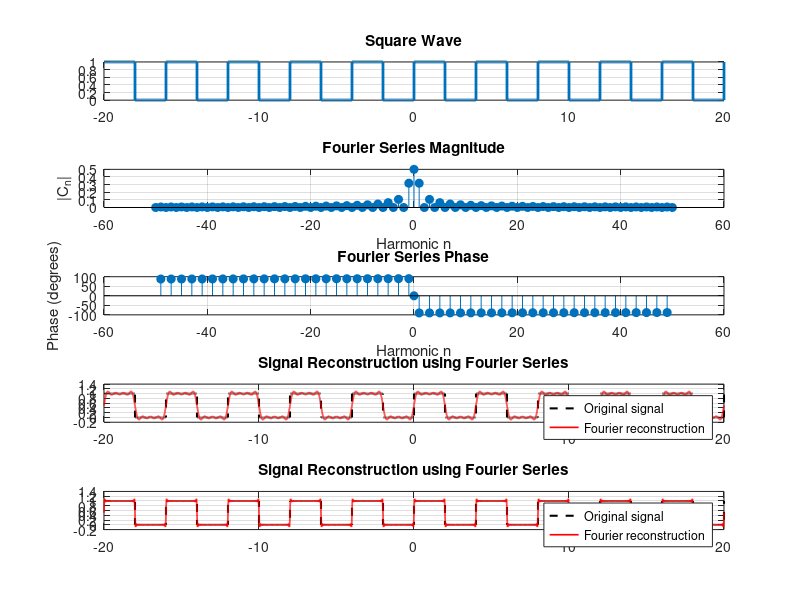

Reproduce this figure in MATLAB.
clc; clear; close all;
ID_NO = '2024A3PS0378P';
num = ID_NO(11) - 48;
t = -20:0.001:20;
T0 = 4;
t0 = 0;
omega0 = 2*pi*(1/T0);
x0 = @(t) square(omega0*t + pi/2)/2 + 0.5;
x = @(t) x0(t+num);

subplot(5, 1, 1);
plot(t, x(t), 'LineWidth', 2)
grid on
title('Square Wave')
N = 50;                    % compute Cn for n = -N..N
nvec = -N:N;
Cn = zeros(size(nvec));
t_fs = t0 : 0.001 : (t0 + T0); 
% Use integral for each harmonic
for k = 1:length(nvec)
    n = nvec(k);
    integrand = x(t_fs).*exp(-1j*n*omega0*t_fs);
    Cn(k) = (1/T0)*trapz(t_fs, integrand);
end


% Threshold to ignore phase where magnitude is negligible
mag = abs(Cn);
thresh = max(mag) * 1e-3;          % adjust threshold as needed

% Compute raw phase in radians
phase_rad = angle(Cn);              % in [-pi, pi]
phase_rad(mag < thresh) = NaN;      % mask noisy phases

% Plot magnitude and phase

subplot(5,1,2);
stem(nvec, mag, 'filled');
xlabel('Harmonic n'); ylabel('|C_n|');
title('Fourier Series Magnitude');
grid on;

subplot(5,1,3);
stem(nvec, rad2deg(phase_rad), 'filled');
xlabel('Harmonic n'); ylabel('Phase (degrees)');
title('Fourier Series Phase');
grid on;
n = -8:8;
x_rec = zeros(size(t));

for k = 1:length(n)
    x_rec = x_rec + Cn(nvec == n(k)) .* exp(1j*n(k)*omega0*t);
end

x_rec = real(x_rec);
subplot(5,1,4);
plot(t, x(t), 'k--', 'LineWidth', 1.5)
hold on
plot(t, x_rec, 'r', 'LineWidth', 1.2)
grid on
legend('Original signal', 'Fourier reconstruction')
title('Signal Reconstruction using Fourier Series')

x_rec = zeros(size(t));

for k = 1:length(nvec)
    x_rec = x_rec + Cn(k) * exp(1j * nvec(k) * omega0 * t);
end

x_rec = real(x_rec);   % imaginary part ≈ numerical error

subplot(5,1,5);
plot(t, x(t), 'k--', 'LineWidth', 1.5)
hold on
plot(t, x_rec, 'r', 'LineWidth', 1.2)
grid on
legend('Original signal', 'Fourier reconstruction')
title('Signal Reconstruction using Fourier Series')
